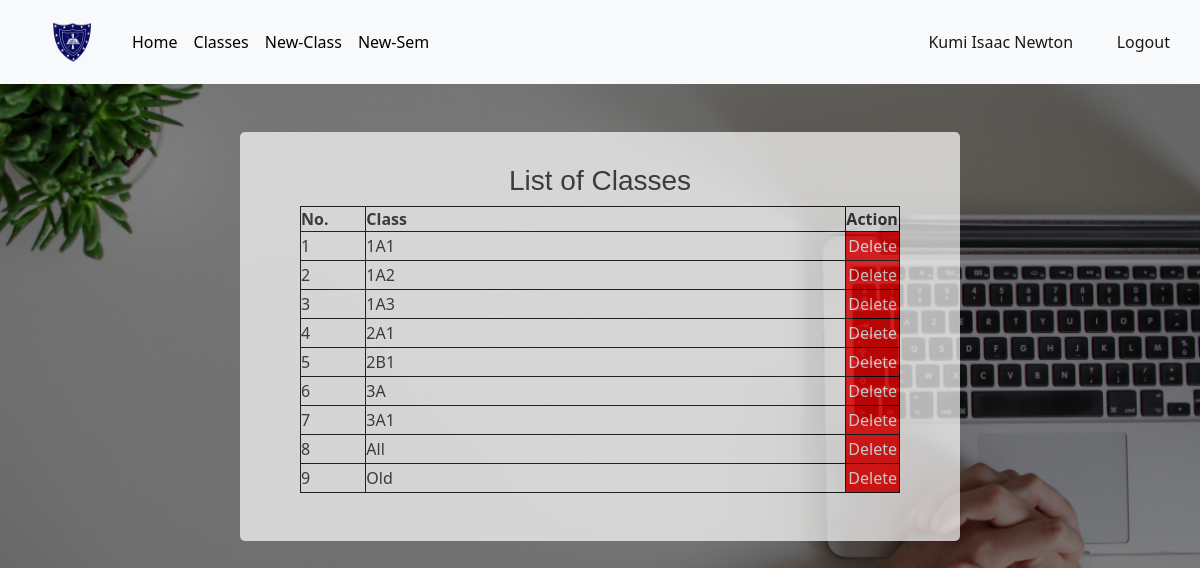
Page /accountant_dashboard/student_classes/ (signed in) on the committed database.
### app.py (models this page shows, shortened)
class User(db.Model, UserMixin):
	id = db.Column(db.Integer, primary_key=True)
	date = db.Column(db.DateTime, default = datetime.utcnow())
	username = db.Column(db.String(80), nullable=False)
	email = db.Column(db.String(120), unique=True, nullable=False)
	password = db.Column(db.String(120), nullable=False)
	is_admin = db.Column(db.Boolean,  default=False)
	function = db.Column(db.String(120))
	approval = db.Column(db.Boolean, default=False)

class Classes(db.Model):
	id = db.Column(db.Integer, primary_key=True)
	date = db.Column(db.DateTime, default = datetime.utcnow())
	class1 = db.Column(db.String(10), unique=True, nullable=False)
	account = db.Column(db.String(120), nullable=False)

### app.py (the view)
@app.route("/accountant_dashboard/student_classes/", methods=['POST', 'GET'])
@login_required
def student_classes():
	if account_access():
		newclass = NewClassForm()
		if newclass.validate_on_submit():
			cls1 = Classes(account=current_user.username,class1=newclass.data.get('newclass'))
			db.session.add(cls1)
			db.session.commit()
			flash(f"Class {newclass.data.get('newclass')} added class lists", "success")
		classes = Classes.query.all()
		return render_template("students_classes.html", newclass=newclass, classes=classes)
	else:
		abort(404)

### app.py (shortened to what this page needs)
class NewClassForm(FlaskForm):
	newclass = StringField("Class Name", validators=[DataRequired(), Length(max	= 5)])
	submit = SubmitField("create")

### app.py (called while the page is built)
def account_access():
	if not current_user.approval:
		return False
	if current_user.function == 'Accountant':
		return True
	if current_user.function == 'Clerk':
		return False

@login_manager.user_loader
def load_user(user_id):
	return User.query.get(int(user_id))

### templates/students_classes.html (shortened to what this page needs)
{% extends "bootstrap.html" %}
{% block content %}
<!DOCTYPE html>
<html>
<head>
</head>
<body>
<header>
			<nav class="navbar navbar-expand-lg navbar-light bg-light">
			     <a class="navbar-brand kpa" href="#"><img src="{{url_for('static', filename='images/kpasec.png')}}"></a>
			    <div class="collapse navbar-collapse" id="navbarText">
			      <ul class="navbar-nav me-auto mb-2 mb-lg-0">
			        <li class="nav-item">
			          <a class="nav-link active " aria-current="page" href="{{url_for('accountant_dashboard')}}"id="nav1" style="color:black;">Home</a>
			        </li>
			        <li class="nav-item d-flex">
			          <a class="nav-link" href="#" id="lis">Classes</a>
			        </li>
			        <li class="nav-item">
			          <a class="nav-link " href="#" id="new-class">New-Class</a>
			        </li>
			        <li class="nav-item">
			          <a class="nav-link " href="{{url_for('begin_sem')}}" id="new-sem">New-Sem</a>
			        </li>
			      </ul>
			      <span class="navbar-text" >
			      	<a href="{{url_for('account')}}" class="nn">{{current_user.username}}</a>
			      	<a href="{{url_for('logout')}}" class="n">Logout</a>
			      </span>
			    </div>
		 </nav>
	</header>
   <center>
   	<div class="ttable" id="cont1">
   		<h3 class="topp" style="padding-top:4vh;font-family: sans-serif;">List of Classes </h3>
   		<table >
   			<tr>
   				<th>No.</th>
   				<th>Class</th>
   				<th class="act">Action</th>
   			</tr>
   			{% for cls in classes %}
   			<tr>
   				<td>{{loop.index}}</td>
   				<td class="fom">{{cls.class1}}</td>
   				<td class="act">
   					<a href="{{url_for('delete_class', id = cls.id)}}">
   						<input type="submit" name="" value="Delete">
   					</a>
   				</td>
   			</tr>
   			{% endfor %}
   		</table><br><br>
   	</div><br>
</center>
</body>
</html>
{% endblock %}

### rows in the picture
User: username "Kumi Isaac Newton"
Classes: class1 "1A1"
Classes: class1 "1A2"
Classes: class1 "1A3"
Classes: class1 "2A1"
Classes: class1 "2B1"
Classes: class1 "3A"
Classes: class1 "3A1"
Classes: class1 "All"
Classes: class1 "Old"
